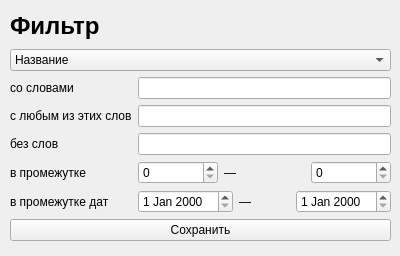
<?xml version="1.0" encoding="UTF-8"?>
<ui version="4.0">
 <class>Form</class>
 <widget class="QWidget" name="Form">
  <property name="geometry">
   <rect>
    <x>0</x>
    <y>0</y>
    <width>400</width>
    <height>256</height>
   </rect>
  </property>
  <property name="windowTitle">
   <string>Form</string>
  </property>
  <widget class="QWidget" name="verticalLayoutWidget">
   <property name="geometry">
    <rect>
     <x>10</x>
     <y>10</y>
     <width>381</width>
     <height>231</height>
    </rect>
   </property>
   <layout class="QVBoxLayout" name="verticalLayout">
    <item>
     <widget class="QLabel" name="label">
      <property name="text">
       <string>&lt;html&gt;&lt;head/&gt;&lt;body&gt;&lt;p&gt;&lt;span style=&quot; font-size:18pt; font-weight:600;&quot;&gt;Фильтр&lt;/span&gt;&lt;/p&gt;&lt;/body&gt;&lt;/html&gt;</string>
      </property>
     </widget>
    </item>
    <item>
     <widget class="QComboBox" name="comboBox">
      <item>
       <property name="text">
        <string>Название</string>
       </property>
      </item>
      <item>
       <property name="text">
        <string>Дата создания</string>
       </property>
      </item>
      <item>
       <property name="text">
        <string>Номер</string>
       </property>
      </item>
      <item>
       <property name="text">
        <string>Дата</string>
       </property>
      </item>
      <item>
       <property name="text">
        <string>Организация</string>
       </property>
      </item>
      <item>
       <property name="text">
        <string>Основание</string>
       </property>
      </item>
      <item>
       <property name="text">
        <string>Основной текст</string>
       </property>
      </item>
      <item>
       <property name="text">
        <string>Приказующий</string>
       </property>
      </item>
      <item>
       <property name="text">
        <string>Всё</string>
       </property>
      </item>
     </widget>
    </item>
    <item>
     <layout class="QFormLayout" name="formLayout">
      <item row="0" column="0">
       <widget class="QLabel" name="withWordsLabel">
        <property name="text">
         <string>со словами</string>
        </property>
       </widget>
      </item>
      <item row="0" column="1">
       <widget class="QLineEdit" name="withWords"/>
      </item>
      <item row="1" column="0">
       <widget class="QLabel" name="withAnyWordsLabel">
        <property name="text">
         <string>с любым из этих слов</string>
        </property>
       </widget>
      </item>
      <item row="1" column="1">
       <widget class="QLineEdit" name="withAnyWords"/>
      </item>
      <item row="2" column="0">
       <widget class="QLabel" name="withoutLabel">
        <property name="text">
         <string>без слов</string>
        </property>
       </widget>
      </item>
      <item row="2" column="1">
       <widget class="QLineEdit" name="withoutWords"/>
      </item>
      <item row="3" column="0">
       <widget class="QLabel" name="spinLabel">
        <property name="text">
         <string>в промежутке </string>
        </property>
       </widget>
      </item>
      <item row="4" column="0">
       <widget class="QLabel" name="dateLabel">
        <property name="text">
         <string>в промежутке дат</string>
        </property>
       </widget>
      </item>
      <item row="4" column="1">
       <layout class="QHBoxLayout" name="horizontalLayout">
        <item>
         <widget class="QDateEdit" name="dateEdit_2"/>
        </item>
        <item>
         <widget class="QLabel" name="label_6">
          <property name="text">
           <string>—</string>
          </property>
         </widget>
        </item>
        <item>
         <widget class="QDateEdit" name="dateEdit"/>
        </item>
       </layout>
      </item>
      <item row="3" column="1">
       <layout class="QHBoxLayout" name="horizontalLayout_2">
        <item>
         <widget class="QSpinBox" name="spinBox"/>
        </item>
        <item>
         <widget class="QLabel" name="label_9">
          <property name="text">
           <string>—</string>
          </property>
         </widget>
        </item>
        <item>
         <widget class="QSpinBox" name="spinBox_2"/>
        </item>
       </layout>
      </item>
     </layout>
    </item>
    <item>
     <widget class="QPushButton" name="saveButton">
      <property name="text">
       <string>Сохранить</string>
      </property>
     </widget>
    </item>
   </layout>
  </widget>
 </widget>
 <resources/>
 <connections/>
</ui>
